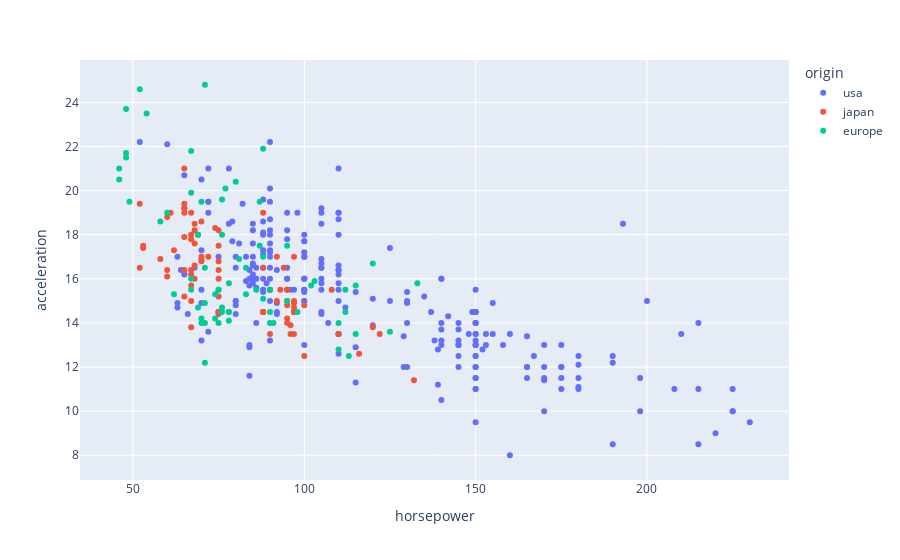

The cell this chart's notebook holds for it:
### Markdown cell above
### Change the color based on the origin

### Code cell
px.scatter(data_frame = df, x = 'horsepower', y = 'acceleration', color='origin')

### Figure 1 — Plotly figure (JSON) as saved in the notebook; plotly's stock layout.template omitted (floating-point values rounded to 4 significant figures; data arrays with more than 128 entries replaced by an {"elided": "..."} marker saying what was removed)
{"data": [{"hovertemplate": "origin=usa<br>horsepower=%{x}<br>acceleration=%{y}<extra></extra>", "legendgroup": "usa", "marker": {"color": "#636efa", "symbol": "circle"}, "mode": "markers", "name": "usa", "orientation": "v", "showlegend": true, "type": "scatter", "x": {"elided": "249 int values"}, "xaxis": "x", "y": {"elided": "249 float values"}, "yaxis": "y"}, {"hovertemplate": "origin=japan<br>horsepower=%{x}<br>acceleration=%{y}<extra></extra>", "legendgroup": "japan", "marker": {"color": "#EF553B", "symbol": "circle"}, "mode": "markers", "name": "japan", "orientation": "v", "showlegend": true, "type": "scatter", "x": [95, 88, 88, 95, 65, 69, 95, 97, 92, 97, 88, 88, 94, 90, 122, 67, 65, 52, 61, 97, 93, 75, 96, 97, 53, 53, 70, 75, 108, 68, 70, 75, 67, 97, 110, 52, 70, 60, 95, 97, 95, 97, 68, 65, 65, 60, 65, 90, 75, 92, 75, 65, 65, 67, 67, 132, 100, 72, 58, 60, 67, 65, 62, 68, 75, 75, 100, 74, 116, 120, 68, 68, 88, 75, 70, 67, 67, 67, 96], "xaxis": "x", "y": [15, 14.5, 14.5, 14, 19, 18, 15.5, 13.5, 17, 14.5, 16.5, 19, 16.5, 13.5, 13.5, 19, 21, 16.5, 19, 15, 15.5, 16, 13.5, 17, 17.5, 17.4, 17, 16.4, 15.5, 18.5, 16.8, 18.2, 16.4, 14.5, 13.5, 19.4, 18.6, 16.4, 14.2, 14.7, 14.8, 14.9, 16.6, 15.2, 19.2, 18.8, 16.4, 15.5, 17.5, 15, 15.2, 17.9, 19.2, 13.8, 18, 11.4, 12.5, 17, 16.9, 16.1, 17.8, 19.4, 17.3, 16, 14.4, 16.8, 14.8, 18.3, 12.6, 13.8, 18.2, 17.6, 14.5, 14.5, 16.9, 15, 15.7, 16.2, 13.9], "yaxis": "y"}, {"hovertemplate": "origin=europe<br>horsepower=%{x}<br>acceleration=%{y}<extra></extra>", "legendgroup": "europe", "marker": {"color": "#00cc96", "symbol": "circle"}, "mode": "markers", "name": "europe", "orientation": "v", "showlegend": true, "type": "scatter", "x": [46, 87, 90, 95, 113, 90, 70, 76, 60, 54, 112, 76, 87, 69, 46, 90, 49, 75, 91, 112, 110, 83, 67, 78, 75, 75, 67, 71, 70, 95, 88, 98, 115, 86, 81, 83, 70, 71, 102, 88, 120, 58, 78, 78, 110, 48, 103, 125, 115, 133, 71, 71, 77, 71, 69, 76, 78, 48, 48, 67, 67, null, 62, 88, 74, null, 80, 76, 74, 52], "xaxis": "x", "y": [20.5, 17.5, 14.5, 17.5, 12.5, 14, 19.5, 14.5, 19, 23.5, 14.5, 18, 19.5, 18, 21, 15.5, 19.5, 15.5, 14, 15.5, 14, 16.5, 15.5, 14.5, 15.5, 14, 16, 16.5, 14, 15, 17, 14.5, 13.5, 15.5, 16.9, 15.3, 14.2, 12.2, 15.7, 21.9, 16.7, 18.6, 14.5, 14.1, 12.8, 21.5, 15.9, 13.6, 15.7, 15.8, 14.9, 14, 20.1, 24.8, 14.7, 14.7, 15.8, 21.7, 23.7, 19.9, 21.8, 17.3, 15.3, 15.1, 14.2, 15.8, 20.4, 19.6, 15.3, 24.6], "yaxis": "y"}], "layout": {"autosize": true, "legend": {"title": {"text": "origin"}, "tracegroupgap": 0}, "margin": {"t": 60}, "xaxis": {"anchor": "y", "autorange": true, "domain": [0, 1], "range": [34.14, 241.9], "title": {"text": "horsepower"}, "type": "linear"}, "yaxis": {"anchor": "x", "autorange": true, "domain": [0, 1], "range": [6.699, 26.1], "title": {"text": "acceleration"}, "type": "linear"}}}
